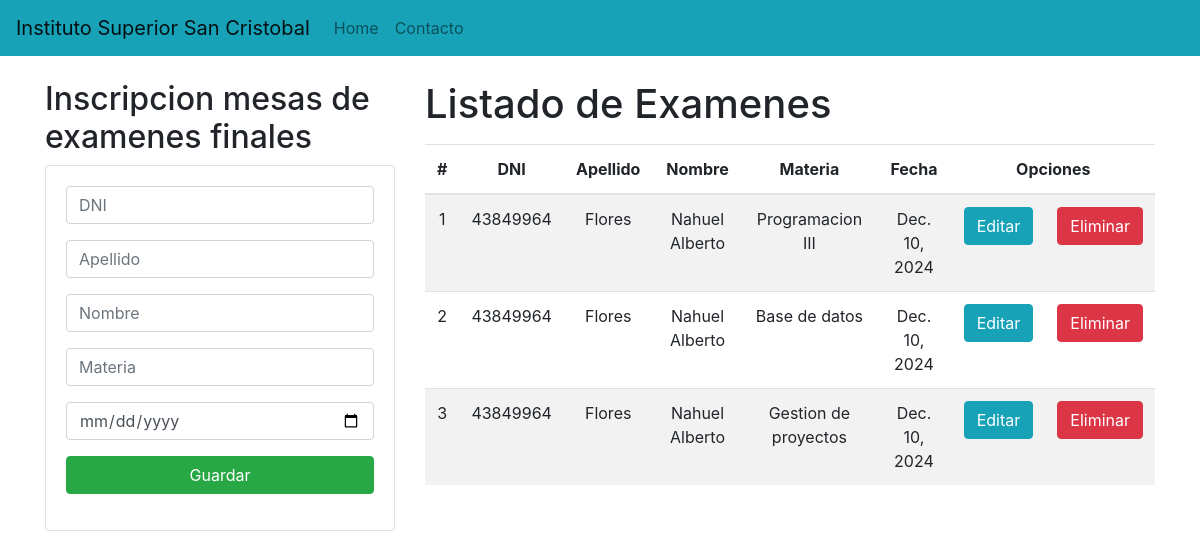
The app's page /, older data.
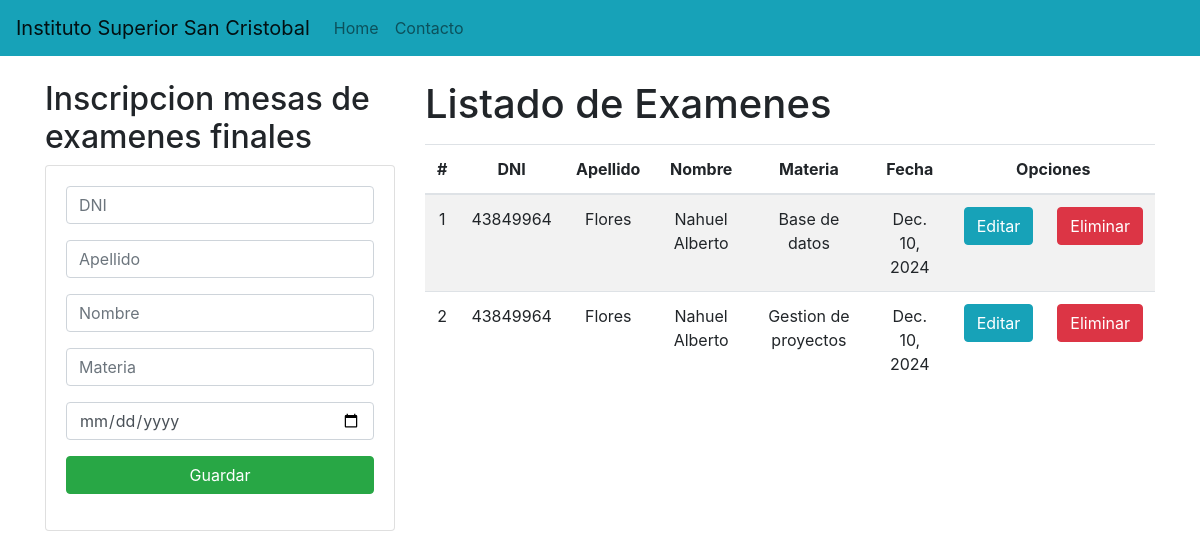
The same page, newer data.
### inscripciones/models.py (models this page shows, shortened)
class Inscripcion(models.Model):
    alumno = models.ForeignKey(Alumno, on_delete=models.CASCADE)
    examen = models.ForeignKey(Examen, on_delete=models.CASCADE)
    fecha_inscripcion = models.DateField(auto_now_add=True)

class Alumno(models.Model):
    DNI= models.IntegerField(primary_key=True)
    apellido= models.CharField(max_length=20)
    nombre= models.CharField(max_length=20)
    carrera= models.ForeignKey(CarreraAnio, on_delete=models.CASCADE)

class Examen(models.Model):
    materia = models.ForeignKey(Materia, on_delete=models.CASCADE)
    fecha = models.DateField()
    fecha_limite_inscripcion = models.DateTimeField()

class Materia(models.Model):
    nombre=models.CharField(max_length=60)
    carrera= models.ForeignKey(CarreraAnio, on_delete=models.CASCADE)

### inscripciones/views.py (the view)
# urls.py: path('', views.inscripcion),
def inscripcion(request):
    inscripcion= Inscripcion.objects.all()
    return render(request, "inscripcion.html", {"Inscripciones": inscripcion})

### inscripciones/templates/inscripcion.html (shortened to what this page needs)
{% extends "layouts/base.html" %}
{% block body %}
<div class="row">
    <div class="col-sm-12 col-md-6 col-lg-4 col-xl-4">
        <h2>Inscripcion mesas de examenes finales</h2>
        <div class="card">
            <div class="card-body">
                <form action="/registrarInscripcion/" method="POST">{% csrf_token %}
                    <div class="form-group">
                        <input type="text" id="txtDNI" name="txtDNI" class="form-control" placeholder="DNI" maxlength="8" required>
                    </div>
                    <div class="form-group">
                        <input type="text" id="txtApellido" name="txtApellido" class="form-control" placeholder="Apellido" maxlength="20" required>
                    </div>
                    <div class="form-group">
                        <input type="text" id="txtNombre" name="txtNombre" class="form-control" maxlength="45" placeholder="Nombre" required>
                    </div>
                    <div class="form-group">
                        <input type="text" id="txtMateria" name="txtMateria" class="form-control" maxlength="45" placeholder="Materia" required>
                    </div>
                    <div class="form-group">
                        <input type="date" id="dateFecha" name="dateFecha" class="form-control" placeholder="Materia" required>
                    </div>
                    <div class="form-group">
                        <button type="submit" class="btn btn-success btn-block text-white">Guardar</button>
                    </div>
                </form>
            </div>
        </div>
    </div>
    <div class="col-sm-12 col-md-6 col-lg-8 col-xl-8">
        <h1>Listado de Examenes</h1>
        <div class="table-responsive py-2">
            <table class="table table-striped">
                <thead>
                    <tr>
                        <th>#</th>
                        <th>DNI</th>
                        <th>Apellido</th>
                        <th>Nombre</th>
                        <th>Materia</th>
                        <th>Fecha</th>
                        <th colspan="2">Opciones</th>
                    </tr>
                </thead>
                <tbody>
                    {% for i in Inscripciones %}
                    <tr>
                        <td>{{forloop.counter}}</td>
                        <td>{{i.alumno.DNI}}</td>
                        <td>{{i.alumno.apellido}}</td>
                        <td>{{i.alumno.nombre}}</td>
                        <td>{{i.examen.materia.nombre}}</td>
                        <td>{{i.examen.fecha}}</td>
                        <td><a href="edicionInscripcion/{{i.alumno.DNI}}" class="btn btn-info">Editar</a></td>
                        <td><a href="eliminarInscripcion/{{i.id}}" class="btn btn-danger btnEliminacion">Eliminar</a></td>
                    </tr>
                    {% endfor %}
                </tbody>
            </table>
        </div>
    </div>
</div>
{% endblock %}

Row changes from the older to the newer data that the page shows:
removed Inscripcion: alumno.DNI "43849964", alumno.apellido "Flores", alumno.nombre "Nahuel Alberto", examen.materia.nombre "Programacion III", examen.fecha "Dec. 10, 2024"
